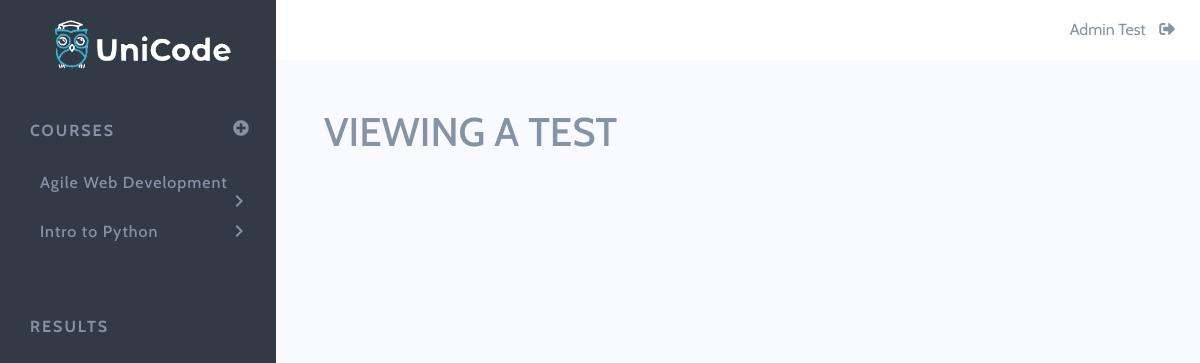
Page /admin/1/1 (signed in) on the committed database.
### app/models.py (models this page shows, shortened)
class Course(db.Model):
    __tablename__ = 'courses'
    id = db.Column(db.Integer, primary_key=True, nullable=False)
    name = db.Column(db.String(64))
    course_code = db.Column(db.String(32))
    tests = db.relationship('Test', backref='course', lazy=True)

class User(UserMixin, db.Model):
    __tablename__ = 'users'
    id = db.Column(db.Integer, primary_key=True, nullable=False)
    email = db.Column(db.String(64), index=True, unique=True)
    password_hash = db.Column(db.String(32))
    first_name = db.Column(db.String(32))
    last_name = db.Column(db.String(32))
    is_admin = db.Column(db.Boolean, nullable=False, default=False)
    courses = db.relationship('Course', secondary=enrolments, lazy='subquery',
                              backref=db.backref('users', lazy=True))

### app/routes.py (the view)
@app.route('/admin/<course_id>/<test_id>')
@login_required
def test_view(course_id, test_id):
    course = Course.query.filter_by(id=course_id).first()
    test = Test.query.filter_by(course_id=course_id).first()
    return render_template('admin-test-view.html', course=course, test=test)

### app/models.py (called while the page is built)
@login.user_loader
def load_user(id):
    return User.query.get(int(id))

### app/templates/admin-test-view.html
{% extends "base.html" %}
{% block content %}
<h1>VIEWING A TEST</h1>
{% endblock %}

### app/templates/base.html (shortened to what this page needs)
<!DOCTYPE html>
<html lang="en">
<head>
  <link href="https://stackpath.bootstrapcdn.com/bootstrap/4.4.1/css/bootstrap.min.css" rel="stylesheet">
  <link rel="stylesheet" href="https://use.fontawesome.com/releases/v5.2.0/css/all.css">
  <link rel="stylesheet" href="{{ url_for('static', filename='css/style.css') }}">
</head>
<body>
  <div class="sidenav">
    <img id="logo-horiz" src="{{ url_for('static', filename='img/UniCode-colour-horiz.png') }}" alt="UniCode logo">
    <div class="nav-parent">Courses
      {% if current_user.is_admin %}
      <a id="new-course-btn" href="#">
        <i id="nav-indicator" class="fas fa-plus-circle"></i>
      </a>
      {% endif %}
    </div>
    {% if current_user.courses %}
    {% for course in current_user.courses %}
    <a class="nav-child" href="{{ url_for('course_view', course_id=course.id) }}">{{ course.name }}<span
        id="nav-indicator" class="material-icons">chevron_right</span></a>
    {% endfor %}
    {% endif %}
    <div class="nav-parent mt-4">Results</div>
  </div>
  <div class="topbar">
    <p id="username">
      {{ current_user.first_name }} {{ current_user.last_name }}
      <a id="logout-icon" href="{{ (url_for('logout')) }}" style="color: #8593A5;"><i
          class="fas fa-sign-out-alt"></i></a>
    </p>
  </div>
  <div class="content-container p-5">
    {% block content %} {% endblock %}
  </div>
</body>
</html>

### app/static/css/style.css (style rules this page uses)
:root { --unicode-main-text-colour: #8593A5; --unicode-dark-grey: #323A45; --unicode-mid-grey1: #6C757D; --unicode-mid-grey3: #98A6AC; --unicode-pale: #F9FAFD; --unicode-pale-purple: #DEDFFC; --unicode-purple: #727DF5; --unicode-yellow: #FFBC00; --unicode-red: #F95C7C; --unicode-green: #0BCF97; --unicode-blue: #39B0D1; }
html, body { min-height: 100% !important; height: 100%; }
body { font-family: 'Cabin', sans-serif; margin: 0; color: var(--unicode-main-text-colour); background-color: var(--unicode-pale); -webkit-font-smoothing: antialiased; -moz-osx-font-smoothing: grayscale; }
body > *:not(.sidenav):not(.topbar) { -webkit-transition: 0.3s -webkit-filter linear; -o-transition: 0.3s -o-filter linear; -moz-transition: 0.3 -moz-filter linear; -ms-transition: 0.3 -moz-filter linear; }
.sidenav { height: 100%; width: 23%; min-width: 275px; position: fixed; z-index: 1; top: 0; left: 0; background-color: #323A45; overflow-x: hidden; padding: 20px 20px 0px 30px; }
.sidenav a { padding-top: 30px; text-decoration: none; font-size: 16px; line-height: 19px; color: #8593A5; display: block; }
#logo-horiz { width:80%; display: block; margin-left: auto; margin-right: auto }
.nav-parent { padding-top: 50px; letter-spacing: 2px; text-transform: uppercase; font-weight: bold; }
a.nav-child { margin-left: 10px; font-weight: 500; letter-spacing: 1px; }
#nav-indicator { float: right; margin-right: 5px; line-height: 19px; }
#new-course-btn { display: inline; }
.topbar { position: sticky; position: -webkit-sticky; top: 0; background-color: #FFFFFF; margin-left: 23%; height: 60px; overflow: hidden; display: block; padding-right: 25px; }
#username { text-align: right; color: var(--unicode-main-text-colour); font-size: 16px; line-height: 60px; }
#logout-icon { color: var(--unicode-main-text-colour); }
.fas { margin-left: 10px; }
.fa-plus-circle { float: right; }
.content-container { margin-right: 0; height: 92%; z-index: 1; background-color: var(--unicode-pale); transition: background-color 0.5s linear; }
a { color: inherit; }

### rows in the picture
Course: name "Agile Web Development"
Course: name "Intro to Python"
User: first_name "Admin", last_name "Test"
